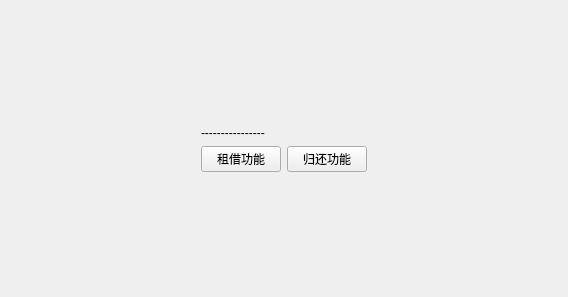
<?xml version="1.0" encoding="UTF-8"?>
<ui version="4.0">
 <class>users</class>
 <widget class="QWidget" name="users">
  <property name="geometry">
   <rect>
    <x>0</x>
    <y>0</y>
    <width>568</width>
    <height>297</height>
   </rect>
  </property>
  <property name="windowTitle">
   <string>choose</string>
  </property>
  <layout class="QGridLayout" name="gridLayout">
   <item row="0" column="1">
    <spacer name="verticalSpacer_2">
     <property name="orientation">
      <enum>Qt::Vertical</enum>
     </property>
     <property name="sizeHint" stdset="0">
      <size>
       <width>20</width>
       <height>70</height>
      </size>
     </property>
    </spacer>
   </item>
   <item row="1" column="0">
    <spacer name="horizontalSpacer">
     <property name="orientation">
      <enum>Qt::Horizontal</enum>
     </property>
     <property name="sizeHint" stdset="0">
      <size>
       <width>137</width>
       <height>20</height>
      </size>
     </property>
    </spacer>
   </item>
   <item row="1" column="1">
    <layout class="QVBoxLayout" name="verticalLayout">
     <item>
      <widget class="QLabel" name="label">
       <property name="styleSheet">
        <string notr="true">font: 87 14pt &quot;Arial&quot;;
font: 87 36pt &quot;Arial&quot;;</string>
       </property>
       <property name="text">
        <string>----------------</string>
       </property>
      </widget>
     </item>
     <item>
      <layout class="QHBoxLayout" name="horizontalLayout">
       <item>
        <widget class="QPushButton" name="pushButton">
         <property name="styleSheet">
          <string notr="true">font: 87 14pt &quot;Arial Black&quot;;</string>
         </property>
         <property name="text">
          <string>租借功能</string>
         </property>
        </widget>
       </item>
       <item>
        <widget class="QPushButton" name="pushButton_2">
         <property name="styleSheet">
          <string notr="true">font: 87 14pt &quot;Arial Black&quot;;</string>
         </property>
         <property name="text">
          <string>归还功能</string>
         </property>
        </widget>
       </item>
      </layout>
     </item>
    </layout>
   </item>
   <item row="1" column="2">
    <spacer name="horizontalSpacer_2">
     <property name="orientation">
      <enum>Qt::Horizontal</enum>
     </property>
     <property name="sizeHint" stdset="0">
      <size>
       <width>137</width>
       <height>20</height>
      </size>
     </property>
    </spacer>
   </item>
   <item row="2" column="1">
    <spacer name="verticalSpacer">
     <property name="orientation">
      <enum>Qt::Vertical</enum>
     </property>
     <property name="sizeHint" stdset="0">
      <size>
       <width>20</width>
       <height>91</height>
      </size>
     </property>
    </spacer>
   </item>
  </layout>
 </widget>
 <resources/>
 <connections/>
</ui>
